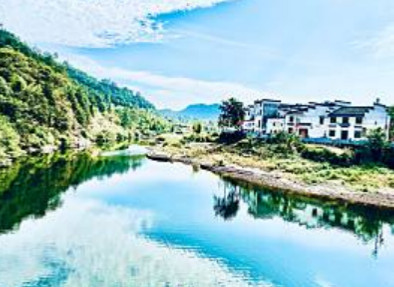
#> input picture sources/ch10Geometric/rural.jpg, 394 x 287 px
$ python ch10_7.py
#> lines starting #> are read from the running program, lines starting #| are printed output that depends on the picture
# ch10_7.py
import cv2
import numpy as np

src = cv2.imread("rural.jpg")                           # 讀取影像
#> src is the input picture: shape (287, 394, 3); mean B, G, R 191.3, 189.9, 154.3
cv2.imshow("Src",src)                                   # 顯示原始影像

height, width = src.shape[0:2]                          # 獲得影像大小
#> height = 287; width = 394
srcp = np.float32([[0,0],[width-1,0],[0,height-1]])     # src的A,B,C三個點
#> srcp = [[0, 0], [393, 0], [0, 286]]
dstp = np.float32([[0,0],[width-1-30,0],[30,height-1]]) # dst的A,B,C三個點
#> dstp = [[0, 0], [363, 0], [30, 286]]
M = cv2.getAffineTransform(srcp,dstp)                   # 建立 M 矩陣
#> M = [[0.924, 0.105, 0], [0, 1, 0]]
dsize = (width, height)
dst = cv2.warpAffine(src, M, dsize)                     # 執行仿射
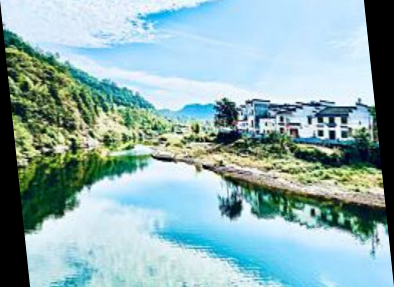
#> dst: shape (287, 394, 3); mean B, G, R 176.7, 175.4, 142.5
cv2.imshow("Dst",dst)                                   # 顯示傾斜影像

cv2.waitKey(0)
cv2.destroyAllWindows()

$ run again, with sources/ch10Geometric/southpole.jpg copied over sources/ch10Geometric/rural.jpg
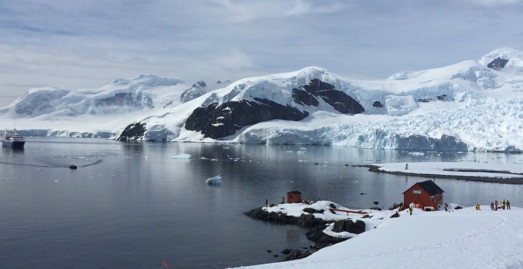
#> input picture sources/ch10Geometric/southpole.jpg, 523 x 269 px
#> src is the input picture: shape (269, 523, 3); mean B, G, R 169, 151, 136.9
#> `dst = cv2.warpAffine(src, M, dsize)`:
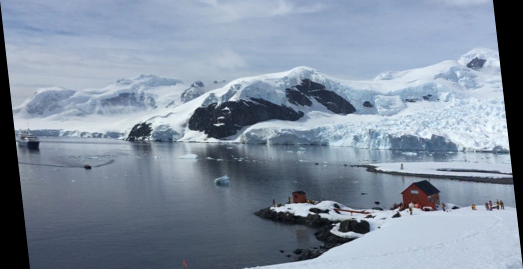
#> dst: shape (269, 523, 3); mean B, G, R 159.3, 142.3, 129.1
